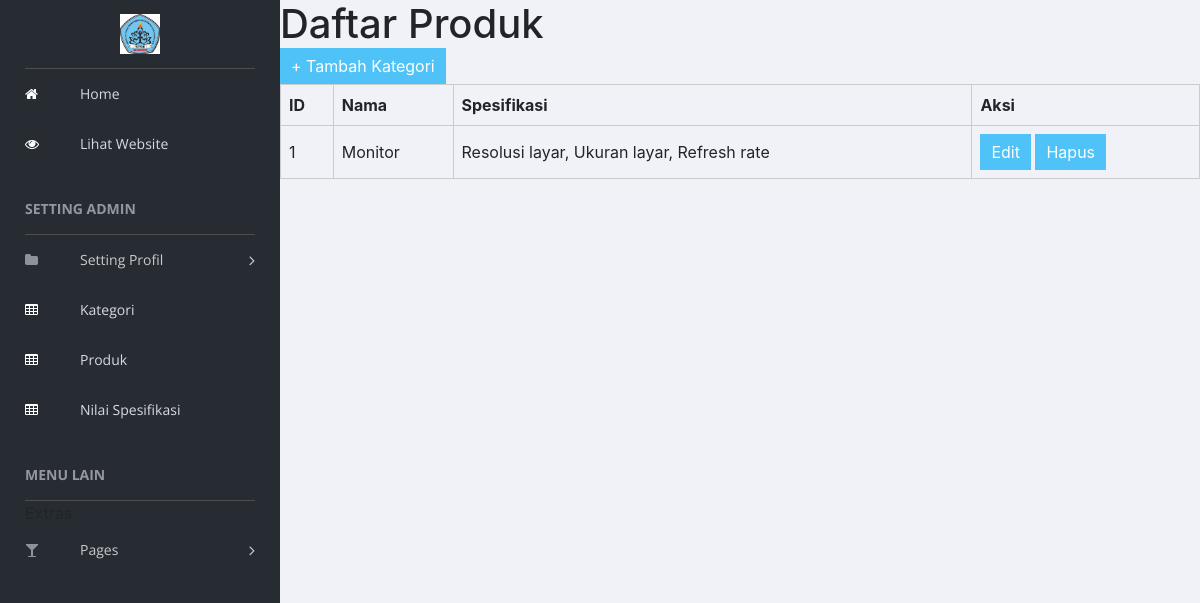
The page /admins/index.php?page=kategori on the database its author committed.
### tables this page shows
CREATE TABLE `kategori` (
  `id` int(255) NOT NULL,
  `nama` varchar(255) NOT NULL,
  `spesifikasi` text NOT NULL
);

### admins/pages/kategori.php (the view, shortened to what this page needs)
<?php
include 'koneksi.php';
?>
<body>
  <h1>Daftar Produk</h1>
  <a href="index.php?page=tambahKategori" class="btn">+ Tambah Kategori</a>
  <table>
    <tr>
      <th>ID</th>
      <th>Nama</th>
      <th>Spesifikasi</th>
      <th>Aksi</th>
    </tr>
    <?php
    $produk = mysqli_query($conn, "SELECT * FROM kategori");
    while ($p = mysqli_fetch_assoc($produk)) {
    ?>
    <tr>
      <td><?= $p['id'] ?></td>
      <td><?= $p['nama'] ?></td>
      <td><?= $p['spesifikasi'] ?></td>
      <td>
        <a href="index.php?page=editKategori&id=<?= $p['id'] ?>" class="btn">Edit</a>
        <a href="index.php?page=hapusKategori&id=<?= $p['id'] ?>" class="btn" onclick="return confirm('Hapus kategori?')">Hapus</a>
      </td>
    </tr>
    <?php } ?>
  </table>
</body>
</html>

### admins/pages/kategori.php (style rules this page uses)
table { border-collapse: collapse; width: 100%; }
th, td { border: 1px solid #ccc; padding: 8px; }
a.btn { background: #4fc3f7; color: #fff; padding: 5px 10px; text-decoration: none; }

### rows shown on the page
kategori: id "1", nama "Monitor", spesifikasi "Resolusi layar, Ukuran layar, Refresh rate"
